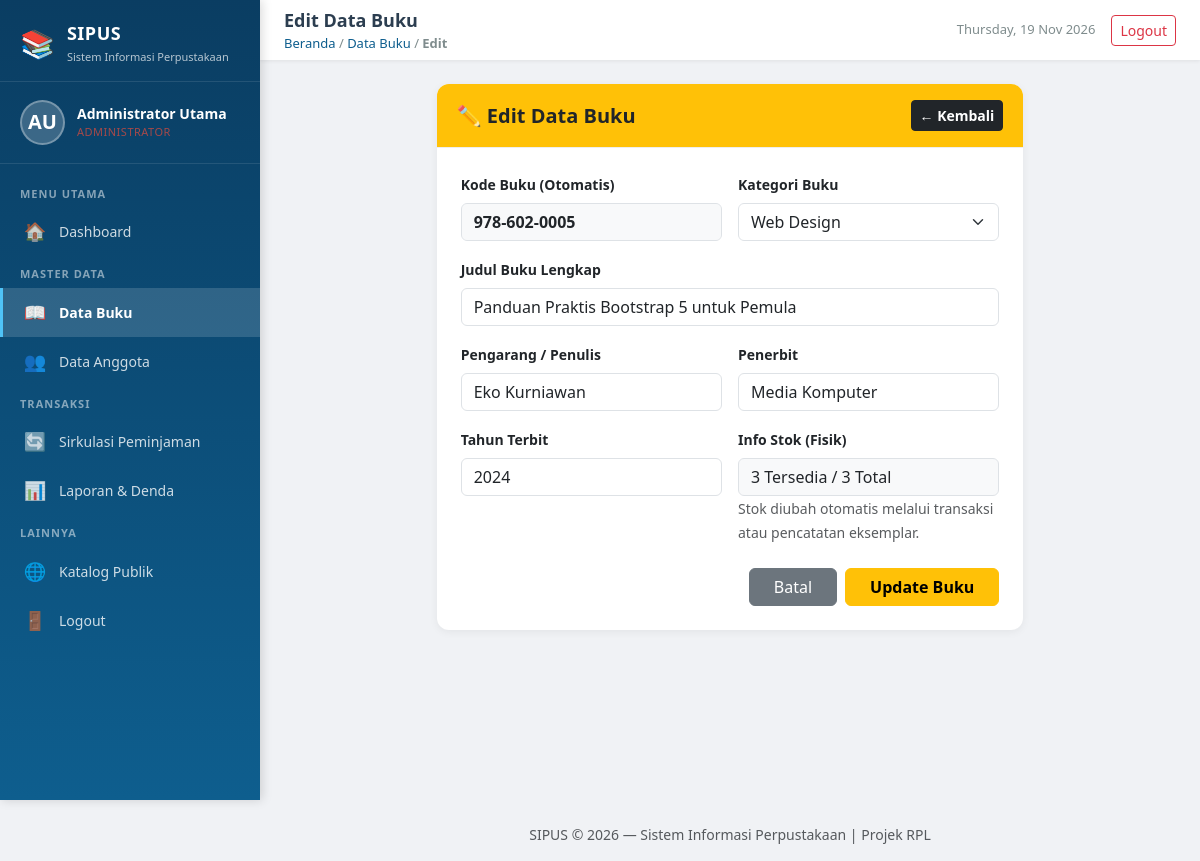
The page /buku/edit.php?id=5 (signed in) on the database as committed earlier.
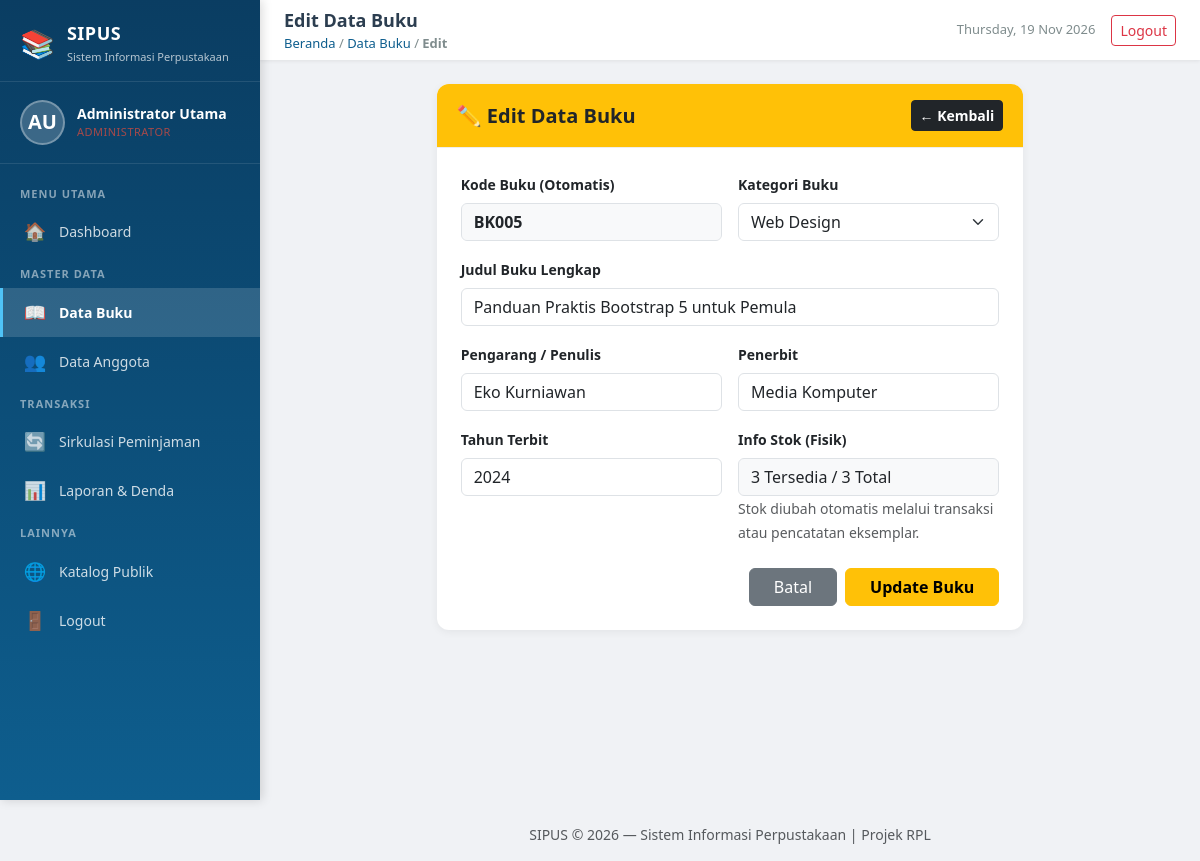
The same page on the database as committed later.
### tables this page shows
CREATE TABLE IF NOT EXISTS `books` (
    `id` INT AUTO_INCREMENT PRIMARY KEY,
    `isbn` VARCHAR(20) NOT NULL UNIQUE,
    `title` VARCHAR(200) NOT NULL,
    `author` VARCHAR(100) NOT NULL,
    `publisher` VARCHAR(100) NOT NULL,
    `publication_year` INT NOT NULL,
    `category` VARCHAR(50) NOT NULL,
    `total_stock` INT NOT NULL DEFAULT 0,
    `available_stock` INT NOT NULL DEFAULT 0,
    `created_at` DATETIME DEFAULT CURRENT_TIMESTAMP
);

### buku/edit.php (the view, shortened to what the changed rows need)
<?php
require_once '../config/koneksi.php';
$id = isset($_GET['id']) ? (int)$_GET['id'] : 0;
$sql_get = "SELECT * FROM books WHERE id = ? LIMIT 1";
$stmt_get = mysqli_prepare($koneksi, $sql_get);
mysqli_stmt_bind_param($stmt_get, "i", $id);
mysqli_stmt_execute($stmt_get);
$result = mysqli_stmt_get_result($stmt_get);
$buku = mysqli_fetch_assoc($result);
include '../templates/header.php';
?>
<div class="main-content">
    <div class="content-wrapper">
        <div class="row justify-content-center">
            <div class="col-lg-8">
                <div class="card content-card">
                    <div class="card-body p-3 p-md-4">
                        <form action="edit.php?id=<?= $id; ?>" method="POST">
                            <div class="row g-3">
                                <div class="col-md-6">
                                    <label class="form-label fw-bold small">Kode Buku (Otomatis)</label>
                                    <input type="text" name="isbn" class="form-control bg-light fw-bold" value="<?= htmlspecialchars($buku['isbn']); ?>" readonly>
                                </div>
                                <div class="col-md-12">
                                    <label class="form-label fw-bold small">Judul Buku Lengkap</label>
                                    <input type="text" name="title" class="form-control" value="<?= htmlspecialchars($buku['title']); ?>" required>
                                </div>
                                <div class="col-md-6">
                                    <label class="form-label fw-bold small">Pengarang / Penulis</label>
                                    <input type="text" name="author" class="form-control" value="<?= htmlspecialchars($buku['author']); ?>" required>
                                </div>
                                <div class="col-md-6">
                                    <label class="form-label fw-bold small">Penerbit</label>
                                    <input type="text" name="publisher" class="form-control" value="<?= htmlspecialchars($buku['publisher']); ?>" required>
                                </div>
                                <div class="col-md-6">
                                    <label class="form-label fw-bold small">Tahun Terbit</label>
                                    <input type="number" name="publication_year" class="form-control" value="<?= htmlspecialchars($buku['publication_year']); ?>" required>
                                </div>
                                <div class="col-md-6">
                                    <label class="form-label fw-bold small">Info Stok (Fisik)</label>
                                    <input type="text" class="form-control bg-light" value="<?= htmlspecialchars($buku['available_stock']); ?> Tersedia / <?= htmlspecialchars($buku['total_stock']); ?> Total" disabled>
                                    <span class="form-text text-muted small">Stok diubah otomatis melalui transaksi atau pencatatan eksemplar.</span>
                                </div>
                            </div>
                        </form>
                    </div>
                </div>
            </div>
        </div>
    </div>
</div>
<?php include '../templates/footer.php'; ?>

Rows that differ between the two databases and show on the page:
changed books "Panduan Praktis Bootstrap 5 untuk Pemula": isbn "978-602-0005" → "BK005"
